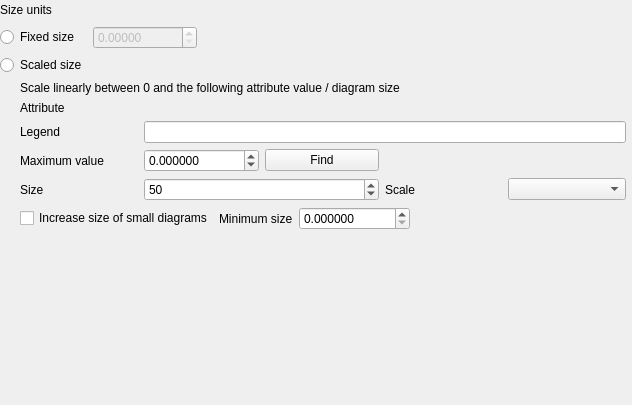
                <widget class="QWidget" name="scrollAreaWidgetContents_6">
                 <property name="geometry">
                  <rect>
                   <x>0</x>
                   <y>0</y>
                   <width>632</width>
                   <height>405</height>
                  </rect>
                 </property>
                 <layout class="QGridLayout" name="gridLayout_11">
                  <property name="leftMargin">
                   <number>0</number>
                  </property>
                  <property name="topMargin">
                   <number>0</number>
                  </property>
                  <property name="rightMargin">
                   <number>6</number>
                  </property>
                  <property name="bottomMargin">
                   <number>0</number>
                  </property>
                  <item row="0" column="0">
                   <widget class="QLabel" name="mDiagramUnitsLabel">
                    <property name="text">
                     <string>Size units</string>
                    </property>
                   </widget>
                  </item>
                  <item row="1" column="0">
                   <widget class="QRadioButton" name="mFixedSizeRadio">
                    <property name="text">
                     <string>Fixed size</string>
                    </property>
                   </widget>
                  </item>
                  <item row="1" column="1">
                   <widget class="QgsDoubleSpinBox" name="mDiagramSizeSpinBox">
                    <property name="enabled">
                     <bool>false</bool>
                    </property>
                    <property name="decimals">
                     <number>5</number>
                    </property>
                    <property name="maximum">
                     <double>9999999.990000000223517</double>
                    </property>
                   </widget>
                  </item>
                  <item row="0" column="1">
                   <widget class="QgsUnitSelectionWidget" name="mDiagramUnitComboBox" native="true">
                    <property name="minimumSize">
                     <size>
                      <width>0</width>
                      <height>0</height>
                     </size>
                    </property>
                    <property name="focusPolicy">
                     <enum>Qt::StrongFocus</enum>
                    </property>
                   </widget>
                  </item>
                  <item row="4" column="0">
                   <spacer name="verticalSpacer_3">
                    <property name="orientation">
                     <enum>Qt::Vertical</enum>
                    </property>
                    <property name="sizeHint" stdset="0">
                     <size>
                      <width>20</width>
                      <height>40</height>
                     </size>
                    </property>
                   </spacer>
                  </item>
                  <item row="3" column="0" colspan="3">
                   <widget class="QFrame" name="mLinearScaleFrame">
                    <property name="frameShape">
                     <enum>QFrame::NoFrame</enum>
                    </property>
                    <property name="frameShadow">
                     <enum>QFrame::Plain</enum>
                    </property>
                    <layout class="QVBoxLayout" name="verticalLayout_2">
                     <property name="leftMargin">
                      <number>20</number>
                     </property>
                     <property name="topMargin">
                      <number>0</number>
                     </property>
                     <property name="rightMargin">
                      <number>0</number>
                     </property>
                     <property name="bottomMargin">
                      <number>0</number>
                     </property>
                     <item>
                      <widget class="QLabel" name="mLinearlyScalingLabel">
                       <property name="text">
                        <string>Scale linearly between 0 and the following attribute value / diagram size</string>
                       </property>
                       <property name="wordWrap">
                        <bool>true</bool>
                       </property>
                      </widget>
                     </item>
                     <item>
                      <layout class="QGridLayout" name="gridLayout">
                       <item row="4" column="0">
                        <widget class="QLabel" name="mSizeLabel">
                         <property name="text">
                          <string>Size</string>
                         </property>
                        </widget>
                       </item>
                       <item row="4" column="1" colspan="2">
                        <widget class="QgsSpinBox" name="mSizeSpinBox">
                         <property name="maximum">
                          <number>10000000</number>
                         </property>
                         <property name="value">
                          <number>50</number>
                         </property>
                        </widget>
                       </item>
                       <item row="3" column="0">
                        <widget class="QLabel" name="label_4">
                         <property name="text">
                          <string>Maximum value</string>
                         </property>
                        </widget>
                       </item>
                       <item row="0" column="0" rowspan="2">
                        <widget class="QLabel" name="mSizeAttributeLabel">
                         <property name="text">
                          <string>Attribute</string>
                         </property>
                        </widget>
                       </item>
                       <item row="0" column="1" rowspan="2" colspan="4">
                        <widget class="QgsFieldExpressionWidget" name="mSizeFieldExpressionWidget" native="true">
                         <property name="sizePolicy">
                          <sizepolicy hsizetype="Expanding" vsizetype="Preferred">
                           <horstretch>0</horstretch>
                           <verstretch>0</verstretch>
                          </sizepolicy>
                         </property>
                         <property name="maximumSize">
                          <size>
                           <width>16777215</width>
                           <height>16777215</height>
                          </size>
                         </property>
                        </widget>
                       </item>
                       <item row="4" column="4">
                        <widget class="QComboBox" name="mScaleDependencyComboBox"/>
                       </item>
                       <item row="4" column="3">
                        <widget class="QLabel" name="mScaleDependencyLabel">
                         <property name="text">
                          <string>Scale</string>
                         </property>
                        </widget>
                       </item>
                       <item row="3" column="1" colspan="2">
                        <layout class="QHBoxLayout" name="horizontalLayout_2">
                         <item>
                          <widget class="QgsDoubleSpinBox" name="mMaxValueSpinBox">
                           <property name="decimals">
                            <number>6</number>
                           </property>
                           <property name="minimum">
                            <double>-99999999.000000000000000</double>
                           </property>
                           <property name="maximum">
                            <double>99999999.000000000000000</double>
                           </property>
                          </widget>
                         </item>
                         <item>
                          <widget class="QPushButton" name="mFindMaximumValueButton">
                           <property name="text">
                            <string>Find</string>
                           </property>
                          </widget>
                         </item>
                        </layout>
                       </item>
                       <item row="5" column="0" colspan="5">
                        <widget class="QFrame" name="mFrameIncreaseSize">
                         <property name="frameShape">
                          <enum>QFrame::NoFrame</enum>
                         </property>
                         <property name="frameShadow">
                          <enum>QFrame::Raised</enum>
                         </property>
                         <layout class="QHBoxLayout" name="horizontalLayout">
                          <property name="leftMargin">
                           <number>0</number>
                          </property>
                          <property name="topMargin">
                           <number>0</number>
                          </property>
                          <property name="rightMargin">
                           <number>0</number>
                          </property>
                          <property name="bottomMargin">
                           <number>0</number>
                          </property>
                          <item>
                           <widget class="QCheckBox" name="mIncreaseSmallDiagramsCheck">
                            <property name="text">
                             <string>Increase size of small diagrams</string>
                            </property>
                           </widget>
                          </item>
                          <item>
                           <widget class="QLabel" name="mIncreaseMinimumSizeLabel">
                            <property name="text">
                             <string>Minimum size</string>
                            </property>
                           </widget>
                          </item>
                          <item>
                           <widget class="QgsDoubleSpinBox" name="mIncreaseMinimumSizeSpinBox">
                            <property name="decimals">
                             <number>6</number>
                            </property>
                            <property name="maximum">
                             <double>100000.000000000000000</double>
                            </property>
                            <property name="singleStep">
                             <double>0.200000000000000</double>
                            </property>
                           </widget>
                          </item>
                          <item>
                           <spacer name="horizontalSpacer_4">
                            <property name="orientation">
                             <enum>Qt::Horizontal</enum>
                            </property>
                            <property name="sizeHint" stdset="0">
                             <size>
                              <width>40</width>
                              <height>20</height>
                             </size>
                            </property>
                           </spacer>
                          </item>
                         </layout>
                        </widget>
                       </item>
                       <item row="2" column="0">
                        <widget class="QLabel" name="label_9">
                         <property name="text">
                          <string>Legend</string>
                         </property>
                        </widget>
                       </item>
                       <item row="2" column="1" colspan="4">
                        <widget class="QLineEdit" name="mSizeAttributeLegend"/>
                       </item>
                      </layout>
                     </item>
                    </layout>
                   </widget>
                  </item>
                  <item row="2" column="0">
                   <widget class="QRadioButton" name="mAttributeBasedScalingRadio">
                    <property name="text">
                     <string>Scaled size</string>
                    </property>
                   </widget>
                  </item>
                  <item row="0" column="2">
                   <spacer name="horizontalSpacer_3">
                    <property name="orientation">
                     <enum>Qt::Horizontal</enum>
                    </property>
                    <property name="sizeHint" stdset="0">
                     <size>
                      <width>40</width>
                      <height>20</height>
                     </size>
                    </property>
                   </spacer>
                  </item>
                 </layout>
                </widget>
